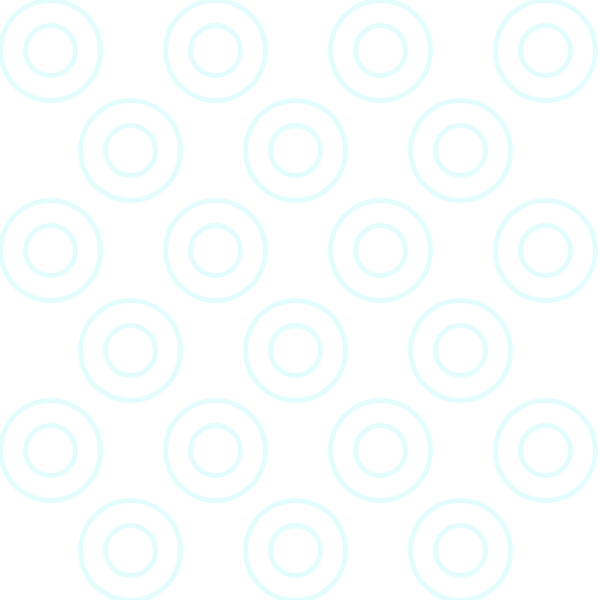
Frame 1 (no input)
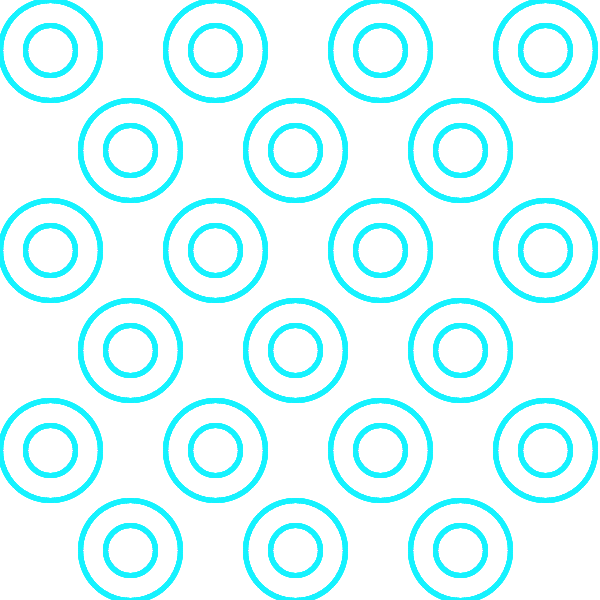
Frame 60 (the mouse pressed at the canvas centre just before this capture)
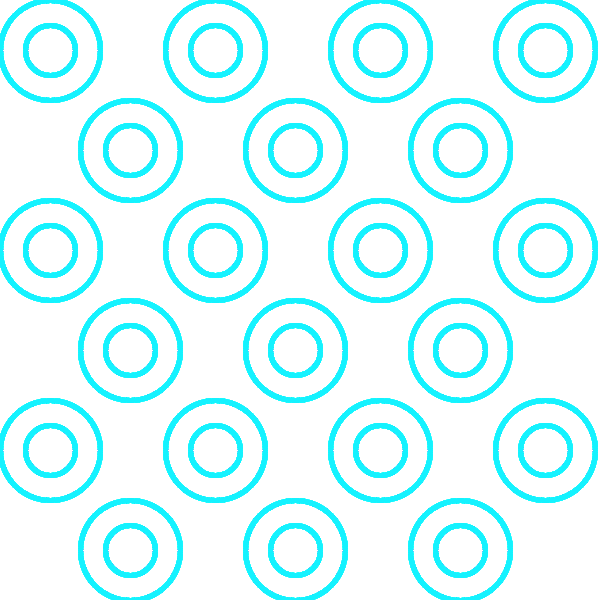
Frame 120 (the mouse held since frame 60 and released just before this capture)

The Processing sketch that drew these frames (run headless with seeded random() and noise(); from frame 60 on, the mouse is pressed at the canvas centre):

// Processing sketch: processing_151006
// ── processing_151006.pde

void setup() {
  size(600, 600); 
  smooth();
  background(255);
}

void draw() {
  noFill();
  stroke(#12EAFF, 30);
  strokeWeight(5);
  for (float a = 50; a <=width; a = a + 165) {
    for (float b = 50; b <=height; b = b + 200) {
      ellipse(a, b, 100, 100);
      ellipse(a, b, 50, 50);
    }
  }
  for (float a = 130; a <=width; a = a + 165) {
    for (float b = 150; b <=height; b = b + 200) {
      ellipse(a, b, 100, 100);
      ellipse(a, b, 50, 50);
    }
  }
}
